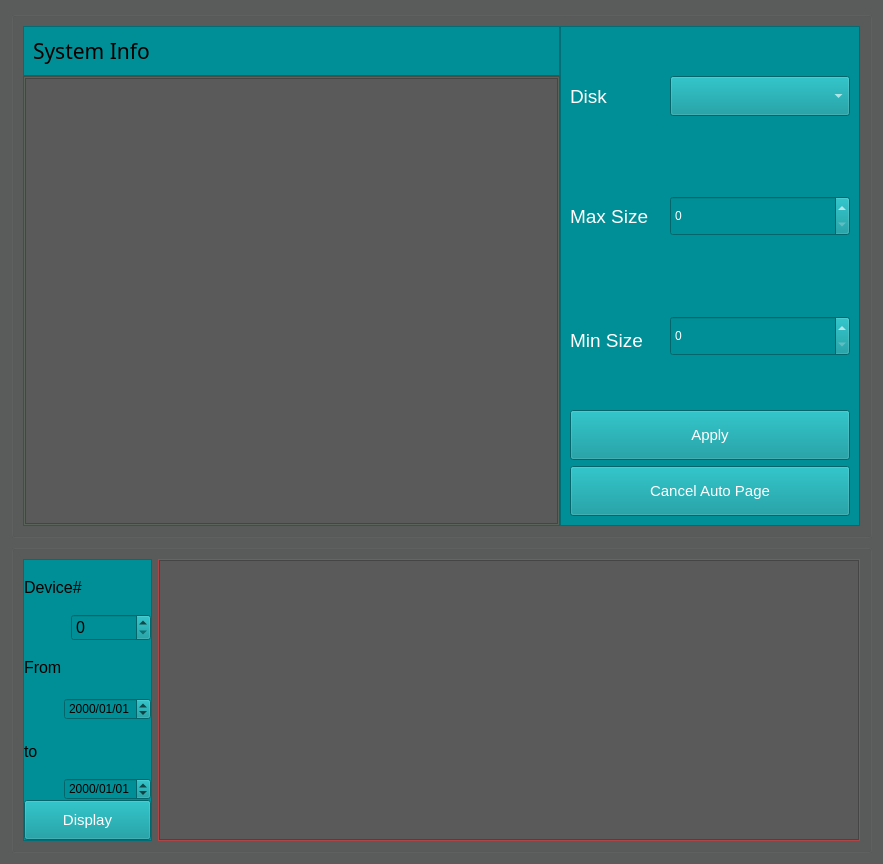
              <widget class="QWidget" name="pageHistory">
               <property name="styleSheet">
                <string notr="true">background-color: #5a5b5b;</string>
               </property>
               <layout class="QVBoxLayout" name="verticalLayout_15">
                <item>
                 <widget class="QGroupBox" name="groupBox_7">
                  <property name="title">
                   <string/>
                  </property>
                  <layout class="QGridLayout" name="gridLayout_29">
                   <item row="0" column="0">
                    <layout class="QHBoxLayout" name="horizontalLayout_23">
                     <property name="spacing">
                      <number>0</number>
                     </property>
                     <item>
                      <layout class="QVBoxLayout" name="verticalLayout_10">
                       <property name="spacing">
                        <number>0</number>
                       </property>
                       <item>
                        <widget class="QFrame" name="frame_23">
                         <property name="minimumSize">
                          <size>
                           <width>300</width>
                           <height>50</height>
                          </size>
                         </property>
                         <property name="styleSheet">
                          <string notr="true">background:#008F96;</string>
                         </property>
                         <property name="frameShape">
                          <enum>QFrame::StyledPanel</enum>
                         </property>
                         <property name="frameShadow">
                          <enum>QFrame::Raised</enum>
                         </property>
                         <layout class="QHBoxLayout" name="horizontalLayout_22">
                          <item>
                           <widget class="QLabel" name="label_41">
                            <property name="minimumSize">
                             <size>
                              <width>100</width>
                              <height>0</height>
                             </size>
                            </property>
                            <property name="font">
                             <font>
                              <family>Adobe Arabic</family>
                              <pointsize>16</pointsize>
                             </font>
                            </property>
                            <property name="text">
                             <string>System Info</string>
                            </property>
                           </widget>
                          </item>
                          <item>
                           <spacer name="horizontalSpacer_7">
                            <property name="orientation">
                             <enum>Qt::Horizontal</enum>
                            </property>
                            <property name="sizeHint" stdset="0">
                             <size>
                              <width>171</width>
                              <height>20</height>
                             </size>
                            </property>
                           </spacer>
                          </item>
                         </layout>
                        </widget>
                       </item>
                       <item>
                        <widget class="QFrame" name="frame_26">
                         <property name="minimumSize">
                          <size>
                           <width>260</width>
                           <height>220</height>
                          </size>
                         </property>
                         <property name="styleSheet">
                          <string notr="true">background:rgb(91,100,90);</string>
                         </property>
                         <property name="frameShape">
                          <enum>QFrame::StyledPanel</enum>
                         </property>
                         <property name="frameShadow">
                          <enum>QFrame::Raised</enum>
                         </property>
                         <layout class="QGridLayout" name="gridLayout_26">
                          <property name="leftMargin">
                           <number>1</number>
                          </property>
                          <property name="topMargin">
                           <number>1</number>
                          </property>
                          <property name="rightMargin">
                           <number>1</number>
                          </property>
                          <property name="bottomMargin">
                           <number>1</number>
                          </property>
                          <property name="spacing">
                           <number>1</number>
                          </property>
                          <item row="0" column="0">
                           <widget class="QTextEdit" name="textEditSettings">
                            <property name="font">
                             <font>
                              <family>Arial</family>
                             </font>
                            </property>
                            <property name="styleSheet">
                             <string notr="true">background-color: rgb(91, 90, 90);</string>
                            </property>
                           </widget>
                          </item>
                         </layout>
                        </widget>
                       </item>
                      </layout>
                     </item>
                     <item>
                      <widget class="QFrame" name="frame_28">
                       <property name="minimumSize">
                        <size>
                         <width>300</width>
                         <height>50</height>
                        </size>
                       </property>
                       <property name="styleSheet">
                        <string notr="true">background:#008F96;
color: rgb(255, 255, 255);</string>
                       </property>
                       <property name="frameShape">
                        <enum>QFrame::StyledPanel</enum>
                       </property>
                       <property name="frameShadow">
                        <enum>QFrame::Raised</enum>
                       </property>
                       <layout class="QGridLayout" name="gridLayout_27">
                        <item row="1" column="0">
                         <widget class="QPushButton" name="pushButtonChangePageSize">
                          <property name="minimumSize">
                           <size>
                            <width>0</width>
                            <height>50</height>
                           </size>
                          </property>
                          <property name="font">
                           <font>
                            <family>Arial</family>
                            <pointsize>11</pointsize>
                           </font>
                          </property>
                          <property name="styleSheet">
                           <string notr="true">color: rgb(3, 3, 3);
color: rgb(255, 255, 255);</string>
                          </property>
                          <property name="text">
                           <string>Apply</string>
                          </property>
                         </widget>
                        </item>
                        <item row="0" column="0">
                         <layout class="QFormLayout" name="formLayout">
                          <property name="horizontalSpacing">
                           <number>0</number>
                          </property>
                          <property name="verticalSpacing">
                           <number>0</number>
                          </property>
                          <item row="0" column="0">
                           <widget class="QLabel" name="label_43">
                            <property name="minimumSize">
                             <size>
                              <width>100</width>
                              <height>90</height>
                             </size>
                            </property>
                            <property name="font">
                             <font>
                              <family>Arial</family>
                              <pointsize>14</pointsize>
                             </font>
                            </property>
                            <property name="text">
                             <string>Disk</string>
                            </property>
                           </widget>
                          </item>
                          <item row="1" column="0">
                           <widget class="QLabel" name="label_46">
                            <property name="minimumSize">
                             <size>
                              <width>100</width>
                              <height>90</height>
                             </size>
                            </property>
                            <property name="font">
                             <font>
                              <family>Arial</family>
                              <pointsize>14</pointsize>
                             </font>
                            </property>
                            <property name="text">
                             <string>Max Size</string>
                            </property>
                           </widget>
                          </item>
                          <item row="2" column="0">
                           <widget class="QLabel" name="label_45">
                            <property name="minimumSize">
                             <size>
                              <width>100</width>
                              <height>90</height>
                             </size>
                            </property>
                            <property name="font">
                             <font>
                              <family>Arial</family>
                              <pointsize>14</pointsize>
                             </font>
                            </property>
                            <property name="text">
                             <string>Min Size</string>
                            </property>
                           </widget>
                          </item>
                          <item row="1" column="1">
                           <layout class="QVBoxLayout" name="verticalLayout_11">
                            <item>
                             <spacer name="verticalSpacer_3">
                              <property name="orientation">
                               <enum>Qt::Vertical</enum>
                              </property>
                              <property name="sizeHint" stdset="0">
                               <size>
                                <width>20</width>
                                <height>40</height>
                               </size>
                              </property>
                             </spacer>
                            </item>
                            <item>
                             <widget class="QSpinBox" name="spinBoxChangePageSizeMax">
                              <property name="minimumSize">
                               <size>
                                <width>0</width>
                                <height>40</height>
                               </size>
                              </property>
                             </widget>
                            </item>
                            <item>
                             <spacer name="verticalSpacer_4">
                              <property name="orientation">
                               <enum>Qt::Vertical</enum>
                              </property>
                              <property name="sizeHint" stdset="0">
                               <size>
                                <width>20</width>
                                <height>40</height>
                               </size>
                              </property>
                             </spacer>
                            </item>
                           </layout>
                          </item>
                          <item row="2" column="1">
                           <layout class="QVBoxLayout" name="verticalLayout_12">
                            <item>
                             <spacer name="verticalSpacer_5">
                              <property name="orientation">
                               <enum>Qt::Vertical</enum>
                              </property>
                              <property name="sizeHint" stdset="0">
                               <size>
                                <width>20</width>
                                <height>40</height>
                               </size>
                              </property>
                             </spacer>
                            </item>
                            <item>
                             <widget class="QSpinBox" name="spinBoxChangePageSizeMin">
                              <property name="minimumSize">
                               <size>
                                <width>0</width>
                                <height>40</height>
                               </size>
                              </property>
                             </widget>
                            </item>
                            <item>
                             <spacer name="verticalSpacer_6">
                              <property name="orientation">
                               <enum>Qt::Vertical</enum>
                              </property>
                              <property name="sizeHint" stdset="0">
                               <size>
                                <width>20</width>
                                <height>48</height>
                               </size>
                              </property>
                             </spacer>
                            </item>
                           </layout>
                          </item>
                          <item row="0" column="1">
                           <layout class="QVBoxLayout" name="verticalLayout_13">
                            <item>
                             <spacer name="verticalSpacer_7">
                              <property name="orientation">
                               <enum>Qt::Vertical</enum>
                              </property>
                              <property name="sizeHint" stdset="0">
                               <size>
                                <width>20</width>
                                <height>40</height>
                               </size>
                              </property>
                             </spacer>
                            </item>
                            <item>
                             <widget class="QComboBox" name="comboBoxChangePageSize">
                              <property name="minimumSize">
                               <size>
                                <width>0</width>
                                <height>40</height>
                               </size>
                              </property>
                             </widget>
                            </item>
                            <item>
                             <spacer name="verticalSpacer_8">
                              <property name="orientation">
                               <enum>Qt::Vertical</enum>
                              </property>
                              <property name="sizeHint" stdset="0">
                               <size>
                                <width>20</width>
                                <height>40</height>
                               </size>
                              </property>
                             </spacer>
                            </item>
                           </layout>
                          </item>
                         </layout>
                        </item>
                        <item row="2" column="0">
                         <widget class="QPushButton" name="pushButtonCancelAutoPage">
                          <property name="enabled">
                           <bool>true</bool>
                          </property>
                          <property name="minimumSize">
                           <size>
                            <width>0</width>
                            <height>50</height>
                           </size>
                          </property>
                          <property name="font">
                           <font>
                            <family>Arial</family>
                            <pointsize>11</pointsize>
                           </font>
                          </property>
                          <property name="styleSheet">
                           <string notr="true">color: rgb(255, 255, 255);</string>
                          </property>
                          <property name="text">
                           <string>Cancel Auto Page</string>
                          </property>
                         </widget>
                        </item>
                       </layout>
                      </widget>
                     </item>
                    </layout>
                   </item>
                  </layout>
                 </widget>
                </item>
                <item>
                 <widget class="QGroupBox" name="groupBox_8">
                  <property name="title">
                   <string/>
                  </property>
                  <layout class="QGridLayout" name="gridLayout_31">
                   <item row="0" column="0">
                    <layout class="QHBoxLayout" name="horizontalLayout_29">
                     <item>
                      <widget class="QFrame" name="frame_29">
                       <property name="styleSheet">
                        <string notr="true">background:#008F96;</string>
                       </property>
                       <property name="frameShape">
                        <enum>QFrame::StyledPanel</enum>
                       </property>
                       <property name="frameShadow">
                        <enum>QFrame::Raised</enum>
                       </property>
                       <layout class="QGridLayout" name="gridLayout_30">
                        <property name="leftMargin">
                         <number>0</number>
                        </property>
                        <property name="topMargin">
                         <number>0</number>
                        </property>
                        <property name="rightMargin">
                         <number>0</number>
                        </property>
                        <property name="bottomMargin">
                         <number>0</number>
                        </property>
                        <property name="spacing">
                         <number>0</number>
                        </property>
                        <item row="1" column="0">
                         <widget class="QPushButton" name="pushButtonSearchHistory">
                          <property name="minimumSize">
                           <size>
                            <width>0</width>
                            <height>40</height>
                           </size>
                          </property>
                          <property name="font">
                           <font>
                            <family>Arial</family>
                            <pointsize>11</pointsize>
                           </font>
                          </property>
                          <property name="styleSheet">
                           <string notr="true">
color: rgb(255, 255, 255);</string>
                          </property>
                          <property name="text">
                           <string>Display</string>
                          </property>
                         </widget>
                        </item>
                        <item row="0" column="0">
                         <layout class="QVBoxLayout" name="verticalLayout_14">
                          <property name="spacing">
                           <number>0</number>
                          </property>
                          <item>
                           <layout class="QHBoxLayout" name="horizontalLayout">
                            <item>
                             <widget class="QLabel" name="labelHistoryDeviceNum">
                              <property name="minimumSize">
                               <size>
                                <width>80</width>
                                <height>40</height>
                               </size>
                              </property>
                              <property name="font">
                               <font>
                                <family>Arial</family>
                                <pointsize>12</pointsize>
                               </font>
                              </property>
                              <property name="text">
                               <string>Device#</string>
                              </property>
                             </widget>
                            </item>
                            <item>
                             <spacer name="horizontalSpacer_12">
                              <property name="orientation">
                               <enum>Qt::Horizontal</enum>
                              </property>
                              <property name="sizeHint" stdset="0">
                               <size>
                                <width>30</width>
                                <height>20</height>
                               </size>
                              </property>
                             </spacer>
                            </item>
                           </layout>
                          </item>
                          <item>
                           <layout class="QHBoxLayout" name="horizontalLayout_3">
                            <item>
                             <spacer name="horizontalSpacer_11">
                              <property name="orientation">
                               <enum>Qt::Horizontal</enum>
                              </property>
                              <property name="sizeHint" stdset="0">
                               <size>
                                <width>40</width>
                                <height>20</height>
                               </size>
                              </property>
                             </spacer>
                            </item>
                            <item>
                             <widget class="QSpinBox" name="spinBoxHistoryDeviceNum">
                              <property name="minimumSize">
                               <size>
                                <width>80</width>
                                <height>0</height>
                               </size>
                              </property>
                              <property name="font">
                               <font>
                                <family>Arial</family>
                                <pointsize>12</pointsize>
                               </font>
                              </property>
                             </widget>
                            </item>
                           </layout>
                          </item>
                          <item>
                           <layout class="QHBoxLayout" name="horizontalLayout_25">
                            <item>
                             <widget class="QLabel" name="labelHistoryDeviceNum_2">
                              <property name="minimumSize">
                               <size>
                                <width>80</width>
                                <height>10</height>
                               </size>
                              </property>
                              <property name="font">
                               <font>
                                <family>Arial</family>
                                <pointsize>12</pointsize>
                               </font>
                              </property>
                              <property name="text">
                               <string>From</string>
                              </property>
                             </widget>
                            </item>
                            <item>
                             <spacer name="horizontalSpacer_13">
                              <property name="orientation">
                               <enum>Qt::Horizontal</enum>
                              </property>
                              <property name="sizeHint" stdset="0">
                               <size>
                                <width>40</width>
                                <height>20</height>
                               </size>
                              </property>
                             </spacer>
                            </item>
                           </layout>
                          </item>
                          <item>
                           <layout class="QHBoxLayout" name="horizontalLayout_26">
                            <item>
                             <spacer name="horizontalSpacer_14">
                              <property name="orientation">
                               <enum>Qt::Horizontal</enum>
                              </property>
                              <property name="sizeHint" stdset="0">
                               <size>
                                <width>40</width>
                                <height>30</height>
                               </size>
                              </property>
                             </spacer>
                            </item>
                            <item>
                             <widget class="QDateTimeEdit" name="dateTimeEditHistoryStartTime">
                              <property name="cursor">
                               <cursorShape>IBeamCursor</cursorShape>
                              </property>
                              <property name="displayFormat">
                               <string>yyyy/MM/dd</string>
                              </property>
                             </widget>
                            </item>
                           </layout>
                          </item>
                          <item>
                           <layout class="QHBoxLayout" name="horizontalLayout_27">
                            <item>
                             <widget class="QLabel" name="labelHistoryDeviceNum_3">
                              <property name="minimumSize">
                               <size>
                                <width>50</width>
                                <height>30</height>
                               </size>
                              </property>
                              <property name="font">
                               <font>
                                <family>Arial</family>
                                <pointsize>12</pointsize>
                               </font>
                              </property>
                              <property name="text">
                               <string>to</string>
                              </property>
                             </widget>
                            </item>
                            <item>
                             <spacer name="horizontalSpacer_15">
                              <property name="orientation">
                               <enum>Qt::Horizontal</enum>
                              </property>
                              <property name="sizeHint" stdset="0">
                               <size>
                                <width>40</width>
                                <height>20</height>
                               </size>
                              </property>
                             </spacer>
                            </item>
                           </layout>
                          </item>
                          <item>
                           <layout class="QHBoxLayout" name="horizontalLayout_28">
                            <item>
                             <spacer name="horizontalSpacer_16">
                              <property name="orientation">
                               <enum>Qt::Horizontal</enum>
                              </property>
                              <property name="sizeHint" stdset="0">
                               <size>
                                <width>40</width>
                                <height>20</height>
                               </size>
                              </property>
                             </spacer>
                            </item>
                            <item>
                             <widget class="QDateTimeEdit" name="dateTimeEditHistoryEndTime">
                              <property name="displayFormat">
                               <string>yyyy/MM/dd</string>
                              </property>
                             </widget>
                            </item>
                           </layout>
                          </item>
                         </layout>
                        </item>
                       </layout>
                      </widget>
                     </item>
                     <item>
                      <widget class="QFrame" name="frame_30">
                       <property name="styleSheet">
                        <string notr="true">background:rgb(230,90,90);</string>
                       </property>
                       <property name="frameShape">
                        <enum>QFrame::StyledPanel</enum>
                       </property>
                       <property name="frameShadow">
                        <enum>QFrame::Raised</enum>
                       </property>
                       <layout class="QGridLayout" name="gridLayout_8">
                        <property name="leftMargin">
                         <number>0</number>
                        </property>
                        <property name="topMargin">
                         <number>0</number>
                        </property>
                        <property name="rightMargin">
                         <number>0</number>
                        </property>
                        <property name="bottomMargin">
                         <number>0</number>
                        </property>
                        <property name="spacing">
                         <number>0</number>
                        </property>
                        <item row="0" column="0">
                         <widget class="hashrateCharView" name="graphicsViewHistoryInfo">
                          <property name="minimumSize">
                           <size>
                            <width>700</width>
                            <height>280</height>
                           </size>
                          </property>
                          <property name="styleSheet">
                           <string notr="true">background-color: rgb(91, 90, 90);</string>
                          </property>
                          <property name="horizontalScrollBarPolicy">
                           <enum>Qt::ScrollBarAsNeeded</enum>
                          </property>
                         </widget>
                        </item>
                       </layout>
                      </widget>
                     </item>
                    </layout>
                   </item>
                  </layout>
                 </widget>
                </item>
               </layout>
              </widget>
